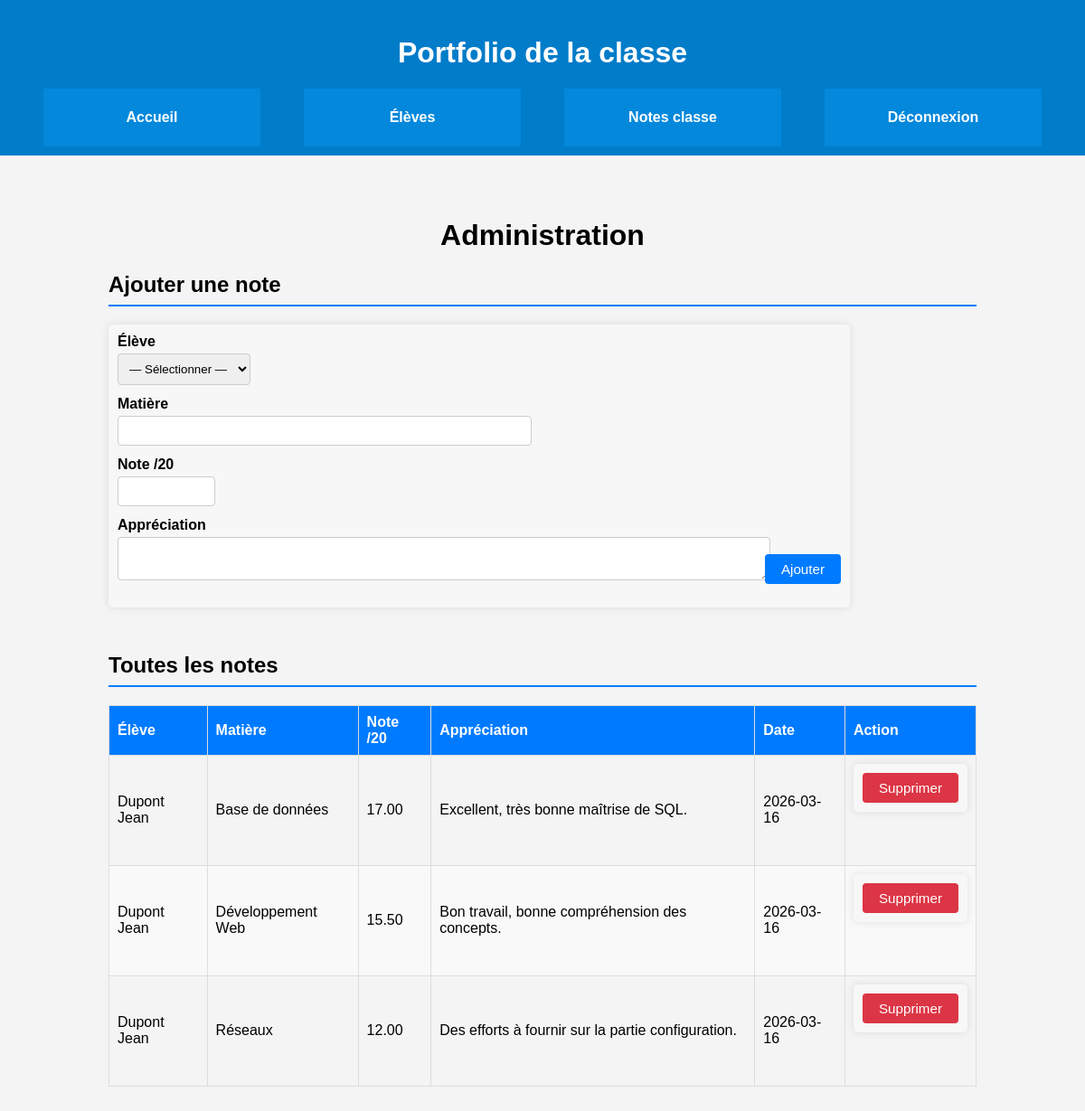
The page /admin.php (signed in) on the database its author committed.
### tables this page shows
CREATE TABLE IF NOT EXISTS Notes (
  id INT PRIMARY KEY AUTO_INCREMENT,
  etudiant_id INT NOT NULL,
  matiere VARCHAR(100) NOT NULL,
  note DECIMAL(4,2) NOT NULL,
  appreciation TEXT,
  date_saisie DATE DEFAULT (CURRENT_DATE),
  FOREIGN KEY (etudiant_id) REFERENCES Utilisateur(id) ON DELETE CASCADE
);

CREATE TABLE IF NOT EXISTS Utilisateur (
  id INT PRIMARY KEY AUTO_INCREMENT,
  nom VARCHAR(100) NOT NULL,
  prenom VARCHAR(100) NOT NULL,
  mail VARCHAR(255) UNIQUE NOT NULL,
  password_hash VARCHAR(255) NOT NULL,
  role ENUM('admin', 'prof', 'etudiant') NOT NULL DEFAULT 'etudiant',
  created_at TIMESTAMP DEFAULT CURRENT_TIMESTAMP
);

### admin.php (the view, shortened to what this page needs)
<?php
require 'php.php';
$allNotes = $pdo->query(
    'SELECT n.id, u.nom, u.prenom, n.matiere, n.note, n.appreciation, n.date_saisie
     FROM Notes n
     JOIN Utilisateur u ON u.id = n.etudiant_id
     ORDER BY u.nom, u.prenom, n.matiere'
)->fetchAll();
?>
<!DOCTYPE html>
<html lang="fr">
<head>
    <link rel="stylesheet" href="style/styles.css">
</head>
<body>
<header>
    <h1>Portfolio de la classe</h1>
    <div>
        <a href="index.html" class="headerButton">Accueil</a>
        <a href="eleves.html" class="headerButton">Élèves</a>
        <a href="notes-classe.php" class="headerButton">Notes classe</a>
        <a href="logout.php" class="headerButton">Déconnexion</a>
    </div>
</header>
<main>
    <h1>Administration</h1>
    <section>
        <h2>Ajouter une note</h2>
        <form method="post" action="admin.php">
            <div class="form-row">
                <div>
                    <label for="etudiant_id">Élève</label>
                    <select id="etudiant_id" name="etudiant_id" required>
                        <option value="">— Sélectionner —</option>
                    </select>
                </div>
                <div>
                    <label for="matiere">Matière</label>
                    <input type="text" id="matiere" name="matiere" required maxlength="100">
                </div>
                <div>
                    <label for="note">Note /20</label>
                    <input type="number" id="note" name="note" step="0.01" min="0" max="20" required style="width:90px">
                </div>
                <div style="flex:1">
                    <label for="appreciation">Appréciation</label>
                    <textarea id="appreciation" name="appreciation" rows="2" style="width:100%"></textarea>
                </div>
                <div>
                    <button type="submit" class="btn btn-primary">Ajouter</button>
                </div>
            </div>
        </form>
    </section>
    <section>
        <h2>Toutes les notes</h2>
        <?php if (empty($allNotes)): ?>
            <p>Aucune note enregistrée.</p>
        <?php else: ?>
            <table>
                <thead>
                    <tr>
                        <th>Élève</th>
                        <th>Matière</th>
                        <th>Note /20</th>
                        <th>Appréciation</th>
                        <th>Date</th>
                        <th>Action</th>
                    </tr>
                </thead>
                <tbody>
                <?php foreach ($allNotes as $n): ?>
                    <tr>
                        <td><?= htmlspecialchars($n['nom'] . ' ' . $n['prenom']) ?></td>
                        <td><?= htmlspecialchars($n['matiere']) ?></td>
                        <td><?= number_format($n['note'], 2) ?></td>
                        <td><?= htmlspecialchars($n['appreciation'] ?? '') ?></td>
                        <td><?= htmlspecialchars($n['date_saisie']) ?></td>
                        <td>
                            <form method="post" action="admin.php" onsubmit="return confirm('Supprimer cette note ?')">
                                <button type="submit" class="btn btn-danger">Supprimer</button>
                            </form>
                        </td>
                    </tr>
                <?php endforeach; ?>
                </tbody>
            </table>
        <?php endif; ?>
    </section>
</main>
</body>
</html>

### style/styles.css (style rules this page uses)
body { margin: 0; padding: 0; height: 100vh; font-family: 'Arial', sans-serif; background-color: #f4f4f4; display: flex; flex-direction: column; align-items: center; justify-content: space-between; }
header { background-color: #007cc9; color: white; padding: 10px 0; text-align: center; }
header div { display: flex; justify-content: space-evenly; align-items: center; height: 8vh; width: 100vw; }
header a { color: white; text-decoration: none; font-weight: bold; display: flex; align-items: center; justify-content: center; width: 20vw; height: 8vh; background-color: #0388dc; }
main { width: 80vw; padding: 20px; }
h1 { text-align: center; margin-top: 30px; }
form { max-width: 800px; margin: 1 auto; background-color: #f7f7f7; padding: 10px; border-radius: 5px; margin-bottom: 50px; box-shadow: 0 0 10px rgba(0,0,0,0.1); }
label { display: inline-block; width: 550px; font-weight: bold; margin-bottom: 10px; }
input, textarea { width: calc(100% - 110px); padding: 8px; margin-bottom: 0px; border: 1px solid #ccc; border-radius: 0px; }
button { display: block; margin: 0 auto; padding: 10px 25px; background-color: #0078d4; color: white; border: none; border-radius: 5px; cursor: pointer; }

### admin.php (style rules this page uses)
main { max-width: 1000px; margin: 40px auto; padding: 0 20px; }
section { margin-bottom: 40px; }
h2 { border-bottom: 2px solid #007bff; padding-bottom: 8px; }
.form-row { display: flex; gap: 12px; flex-wrap: wrap; align-items: flex-end; margin-bottom: 16px; }
.form-row label { display: block; margin-bottom: 4px; font-weight: bold; }
.form-row input, .form-row select, .form-row textarea { padding: 8px; border: 1px solid #ccc; border-radius: 4px; }
.form-row textarea { resize: vertical; }
.btn { padding: 8px 18px; border: none; border-radius: 4px; cursor: pointer; font-size: .95rem; }
.btn-primary { background: #007bff; color: #fff; }
.btn-danger { background: #dc3545; color: #fff; }
table { width: 100%; border-collapse: collapse; margin-top: 12px; }
th, td { border: 1px solid #ddd; padding: 9px; text-align: left; }
th { background: #007bff; color: #fff; }
tr:nth-child(even) { background: #f9f9f9; }

### rows shown on the page
notes: etudiant.prenom "Dupont Jean", matiere "Base de données", note "17.00", appreciation "Excellent, très bonne maîtrise de SQL.", date_saisie "2026-03-16"
notes: etudiant.prenom "Dupont Jean", matiere "Développement Web", note "15.50", appreciation "Bon travail, bonne compréhension des concepts.", date_saisie "2026-03-16"
notes: etudiant.prenom "Dupont Jean", matiere "Réseaux", note "12.00", appreciation "Des efforts à fournir sur la partie configuration.", date_saisie "2026-03-16"
